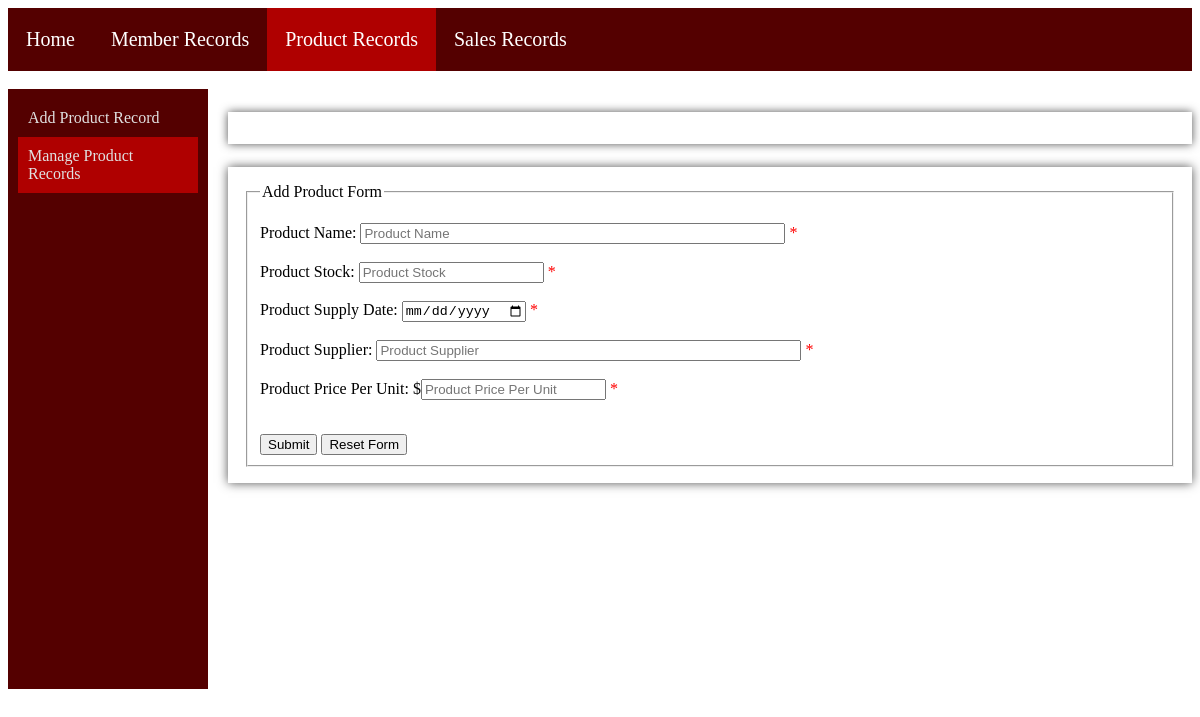
Page /editProduct.php?pname=FreshFarms Organic Apples&product_id=1 on the earlier database version.
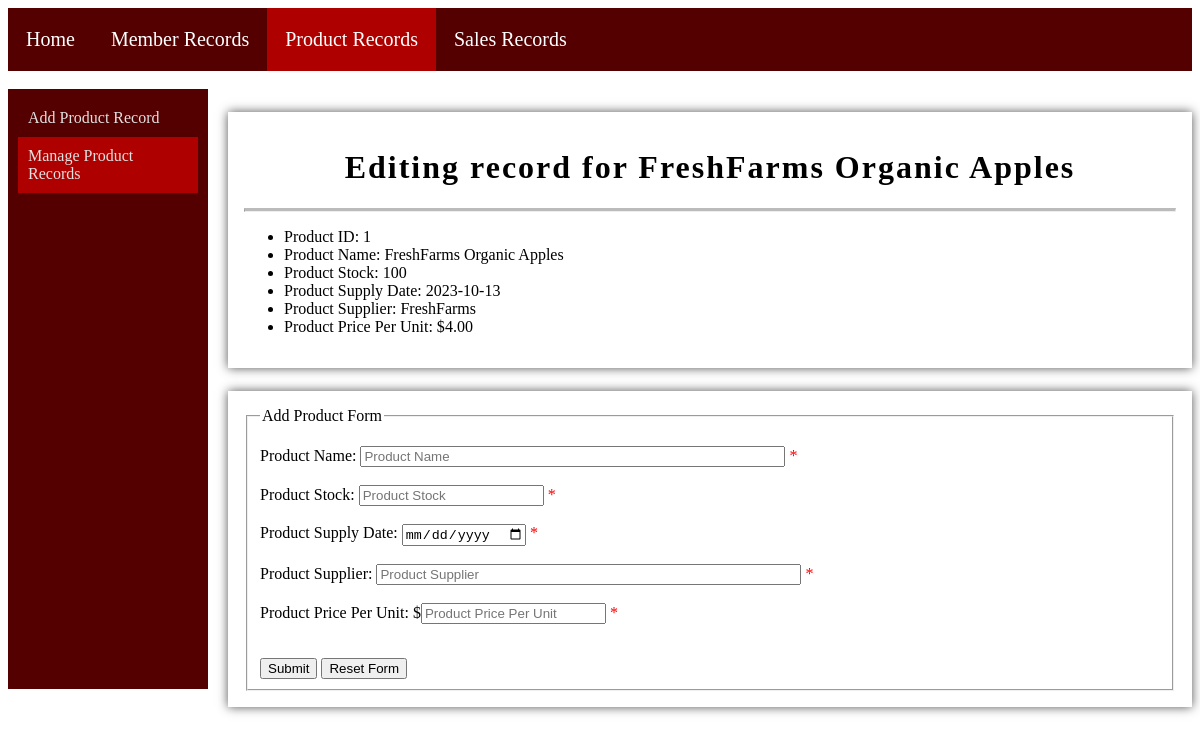
Same page on the later database version.
### tables this page shows
CREATE TABLE `product` (
  `ProductID` int(3) NOT NULL,
  `ProductName` varchar(50) NOT NULL,
  `ProductStock` int(4) NOT NULL,
  `ProductSupplyDate` date NOT NULL,
  `ProductSupplier` varchar(50) NOT NULL,
  `ProductPricePerUnit` float(5,2) NOT NULL
);

### editProduct.php (the view, shortened to what this page needs)
<!DOCTYPE html>
<html lang="en">
<head>
    <link rel="stylesheet" href="./css/style.css">
</head>
<body>
    <nav class="navigationbar">
        <a href="Home.php">Home</a>
        <a href="member.php">Member Records</a>
        <a class="onpage" href="product.php">Product Records</a>
        <a href="sales.php">Sales Records</a>
    </nav>
    <br>
    <div class="sidebar">
        <nav class="vertical-nav">
            <a href="addProduct.php">Add Product Record</a>
            <a class="onpage" href="searchProduct.php">Manage Product Records</a>
        </nav>
    </div>
        <?php
        $product_name = $product_stock = $product_supply_date = $product_supplier = $product_price_per_unit = "";
        $product_name_error = $product_stock_error = $product_supply_date_error = $product_supplier_error = $product_price_per_unit_error = "";
        ?>
        <div id="container">
        <?php
            $pname = $_GET['pname'];
            $product_id = $_GET['product_id'];
        ?>
        <?php
            $conn = mysqli_connect('localhost', 'root', '', 'gotogro-mrm');
        $SQL = "SELECT * FROM product WHERE ProductName LIKE '%$pname%' AND ProductID LIKE '%$product_id%'";
        $run = mysqli_query($conn, $SQL) or die(mysqli_error($conn));
        $result = mysqli_num_rows($run);
        if ($result > 0) {
            $row = mysqli_fetch_assoc($run);
            echo "
            <h1 class='center'>Editing record for " . $row['ProductName'] . "</h1>
            <hr class='divider'>
            <ul>
                <li>Product ID: " . $row['ProductID'] . "</li>
                <li>Product Name: " . $row['ProductName'] . "</li>
                <li>Product Stock: " . $row['ProductStock'] . "</li>
                <li>Product Supply Date: " . $row['ProductSupplyDate'] . "</li>
                <li>Product Supplier: " . $row['ProductSupplier'] . "</li>
                <li>Product Price Per Unit: $" . $row['ProductPricePerUnit'] . "</li>
            </ul>
            ";
            }
        ?>
        </div>
        <div id="container">
        <form method="post" id="add_product" action="<?php echo htmlspecialchars($_SERVER["PHP_SELF"]);?>?pname=<?php echo urlencode($_SESSION['pname']); ?>&product_id=<?php echo urlencode($_SESSION['product_id']); ?>">
            <fieldset>
                <legend>Add Product Form</legend>
                <p>
                    <label for="product_name">Product Name:</label>
                    <input type="text" name="product_name" id="product_name" maxlength="50" size="50" placeholder="Product Name" value="<?php echo $product_name;?>"/>
                    <span class="error">* <?php echo $product_name_error;?> </span>
                    <br><br>
                    <label for="product_stock">Product Stock:</label>
                    <input type="number" name="product_stock" id="product_stock" maxlength="40" size="20" placeholder="Product Stock" value="<?php echo $product_stock;?>"/>
                    <span class="error">* <?php echo $product_stock_error;?> </span>
                    <br><br>
                    <label for="product_supply_date">Product Supply Date:</label>
                    <input type="date" name="product_supply_date" id="product_supply_date" maxlength="40" size="20" placeholder="Product Supply Date" value="<?php echo $product_supply_date;?>"/>
                    <span class="error">* <?php echo $product_supply_date_error;?> </span>
                    <br><br>
                    <label for="product_supplier">Product Supplier:</label>
                    <input type="text" name="product_supplier" id="product_supplier" maxlength="50" size="50" placeholder="Product Supplier" value="<?php echo $product_supplier;?>"/>
                    <span class="error">* <?php echo $product_supplier_error;?> </span>
                    <br><br>
                    <label for="product_price_per_unit">Product Price Per Unit:</label>
                    $<input type="number" step="0.01" name="product_price_per_unit" id="product_price_per_unit" maxlength="40" size="20" placeholder="Product Price Per Unit" value="<?php echo $product_price_per_unit;?>"/>
                    <span class="error">* <?php echo $product_price_per_unit_error;?> </span>
                    <br><br>
                </p>
            <input type="submit" name="submit" class="button"></input>
            <input type="reset" value="Reset Form" />
            </form>
        </div>
    </body>
</html>

Differences in the rows shown:
now on this page (row edited): product: ProductName "FreshFarms Organic Apples", ProductID "1", ProductStock "100", ProductSupplyDate "2023-10-13", ProductSupplier "FreshFarms", ProductPricePerUnit "4.00"
Other differences:
text now shown: "Editing record for Product ID: Product Name: Product Stock: Product Supply Date: Product Supplier: Product Price Per Unit: $"
